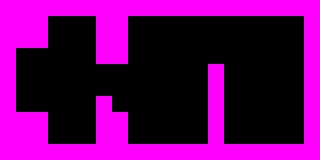

This game map was drawn from its Tiled (.tmx) file and the tilesets committed beside it. A one-line description and the trimmed map source follow:
An orthogonal 20x10 tile map with 16x16 px tiles, 1 tile layer (walls), 1 hidden layer not drawn and 6 objects (access card, energy, door, ripley, locker, ...).

<map version="1.2" tiledversion="1.3.1" orientation="orthogonal" renderorder="right-down" compressionlevel="0" width="20" height="10" tilewidth="16" tileheight="16" infinite="0" nextlayerid="4" nextobjectid="7">
 <tileset firstgid="1" name="tileset1" tilewidth="16" tileheight="16" tilecount="500" columns="20">
  <image source="tilesets/tileset01.png" width="320" height="400" />
 </tileset>
 <layer id="1" name="background" width="20" height="10" visible="0">
  <data>[200 cells, 200 non-empty, 35 distinct tile ids]</data>
 </layer>
 <layer id="2" name="walls" width="20" height="10">
  <data>[200 cells, 80 non-empty, 1 distinct tile ids]</data>
 </layer>
 <objectgroup id="3" name="actors" visible="0">
  <object id="1" name="access card" x="224" y="96" width="16" height="16" />
  <object id="2" name="energy" x="128" y="16" width="16" height="16" />
  <object id="3" name="door" x="96" y="64" width="16" height="32" />
  <object id="4" name="ellen" type="ripley" x="256" y="112" width="32" height="32" />
  <object id="5" name="locker" x="112" y="128" width="16" height="16" />
  <object id="6" name="ventilator" x="16" y="16" width="32" height="32" />
 </objectgroup>
</map>
